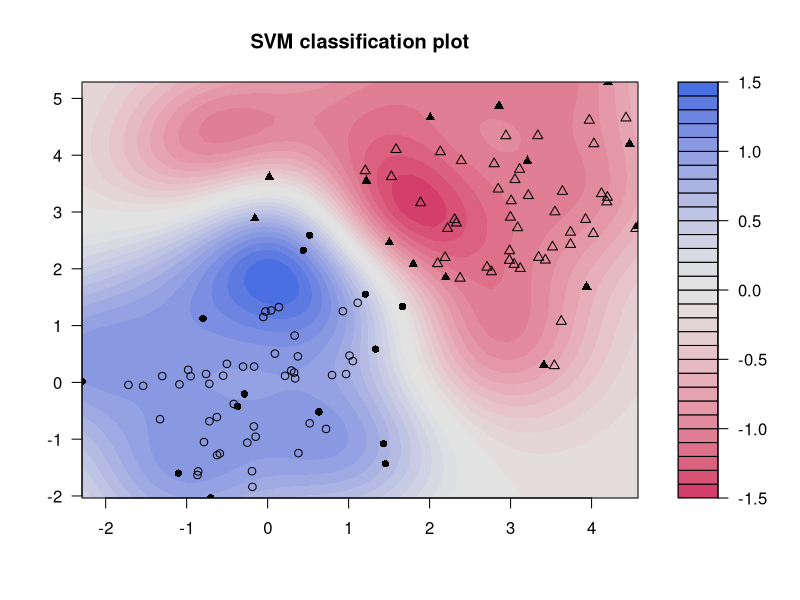

The R script that drew this image:
library(kernlab)


### Name: plot
### Title: plot method for support vector object
### Aliases: plot.ksvm plot,ksvm,missing-method plot,ksvm-method
### Keywords: methods regression classif

### ** Examples

## Demo of the plot function
x <- rbind(matrix(rnorm(120),,2),matrix(rnorm(120,mean=3),,2))
y <- matrix(c(rep(1,60),rep(-1,60)))

svp <- ksvm(x,y,type="C-svc")
plot(svp,data=x)
